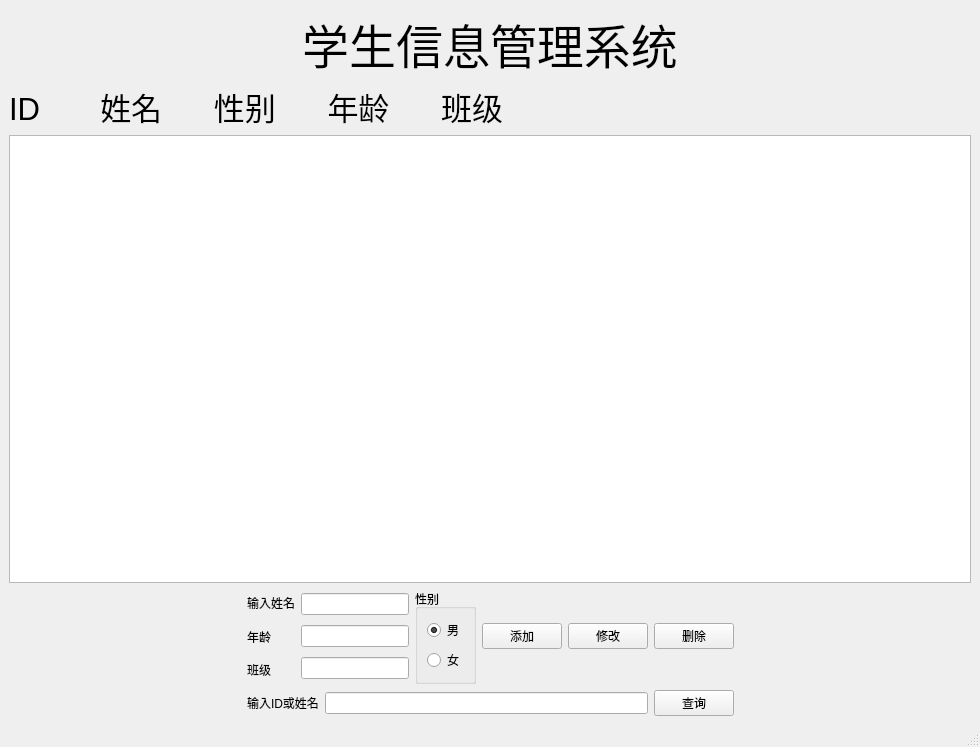
<?xml version="1.0" encoding="UTF-8"?>
<ui version="4.0">
 <class>StudentManagerSql</class>
 <widget class="QMainWindow" name="StudentManagerSql">
  <property name="geometry">
   <rect>
    <x>0</x>
    <y>0</y>
    <width>980</width>
    <height>747</height>
   </rect>
  </property>
  <property name="minimumSize">
   <size>
    <width>980</width>
    <height>0</height>
   </size>
  </property>
  <property name="maximumSize">
   <size>
    <width>980</width>
    <height>16777215</height>
   </size>
  </property>
  <property name="windowTitle">
   <string>StudentManagerSql</string>
  </property>
  <widget class="QWidget" name="centralwidget">
   <layout class="QVBoxLayout" name="verticalLayout_6">
    <item>
     <widget class="QLabel" name="label_2">
      <property name="font">
       <font>
        <pointsize>35</pointsize>
       </font>
      </property>
      <property name="text">
       <string>学生信息管理系统</string>
      </property>
      <property name="alignment">
       <set>Qt::AlignCenter</set>
      </property>
     </widget>
    </item>
    <item>
     <layout class="QVBoxLayout" name="verticalLayout">
      <item>
       <widget class="QLabel" name="label">
        <property name="font">
         <font>
          <pointsize>23</pointsize>
         </font>
        </property>
        <property name="text">
         <string>ID       姓名      性别      年龄      班级</string>
        </property>
       </widget>
      </item>
      <item>
       <widget class="QListWidget" name="listWidget"/>
      </item>
     </layout>
    </item>
    <item>
     <layout class="QHBoxLayout" name="horizontalLayout_7">
      <item>
       <spacer name="horizontalSpacer">
        <property name="orientation">
         <enum>Qt::Horizontal</enum>
        </property>
        <property name="sizeHint" stdset="0">
         <size>
          <width>40</width>
          <height>20</height>
         </size>
        </property>
       </spacer>
      </item>
      <item>
       <layout class="QVBoxLayout" name="verticalLayout_5">
        <item>
         <layout class="QHBoxLayout" name="horizontalLayout_2">
          <item>
           <layout class="QHBoxLayout" name="horizontalLayout">
            <item>
             <layout class="QVBoxLayout" name="verticalLayout_2">
              <item>
               <widget class="QLabel" name="label_3">
                <property name="text">
                 <string>输入姓名</string>
                </property>
               </widget>
              </item>
              <item>
               <widget class="QLabel" name="label_4">
                <property name="text">
                 <string>年龄</string>
                </property>
               </widget>
              </item>
              <item>
               <widget class="QLabel" name="label_9">
                <property name="text">
                 <string>班级</string>
                </property>
               </widget>
              </item>
             </layout>
            </item>
            <item>
             <layout class="QVBoxLayout" name="verticalLayout_3">
              <item>
               <widget class="QLineEdit" name="name_edit"/>
              </item>
              <item>
               <widget class="QLineEdit" name="age_edit_3"/>
              </item>
              <item>
               <widget class="QLineEdit" name="class_edit_2"/>
              </item>
             </layout>
            </item>
           </layout>
          </item>
          <item>
           <widget class="QGroupBox" name="groupBox">
            <property name="title">
             <string>性别</string>
            </property>
            <layout class="QVBoxLayout" name="verticalLayout_4">
             <item>
              <widget class="QRadioButton" name="radioButton">
               <property name="text">
                <string>男</string>
               </property>
               <property name="checked">
                <bool>true</bool>
               </property>
              </widget>
             </item>
             <item>
              <widget class="QRadioButton" name="radioButton_2">
               <property name="text">
                <string>女</string>
               </property>
              </widget>
             </item>
            </layout>
           </widget>
          </item>
          <item>
           <widget class="QPushButton" name="add">
            <property name="text">
             <string>添加</string>
            </property>
           </widget>
          </item>
          <item>
           <widget class="QPushButton" name="modify">
            <property name="text">
             <string>修改</string>
            </property>
           </widget>
          </item>
          <item>
           <widget class="QPushButton" name="delete_2">
            <property name="text">
             <string>删除</string>
            </property>
           </widget>
          </item>
         </layout>
        </item>
        <item>
         <layout class="QHBoxLayout" name="horizontalLayout_4"/>
        </item>
        <item>
         <layout class="QHBoxLayout" name="horizontalLayout_6">
          <item>
           <widget class="QLabel" name="label_7">
            <property name="text">
             <string>输入ID或姓名</string>
            </property>
           </widget>
          </item>
          <item>
           <widget class="QLineEdit" name="query_edit_6"/>
          </item>
          <item>
           <widget class="QPushButton" name="query">
            <property name="text">
             <string>查询</string>
            </property>
           </widget>
          </item>
         </layout>
        </item>
        <item>
         <layout class="QHBoxLayout" name="horizontalLayout_3"/>
        </item>
       </layout>
      </item>
      <item>
       <spacer name="horizontalSpacer_2">
        <property name="orientation">
         <enum>Qt::Horizontal</enum>
        </property>
        <property name="sizeHint" stdset="0">
         <size>
          <width>40</width>
          <height>20</height>
         </size>
        </property>
       </spacer>
      </item>
     </layout>
    </item>
   </layout>
  </widget>
  <widget class="QMenuBar" name="menubar">
   <property name="geometry">
    <rect>
     <x>0</x>
     <y>0</y>
     <width>980</width>
     <height>26</height>
    </rect>
   </property>
  </widget>
  <widget class="QStatusBar" name="statusbar"/>
 </widget>
 <resources/>
 <connections/>
</ui>
